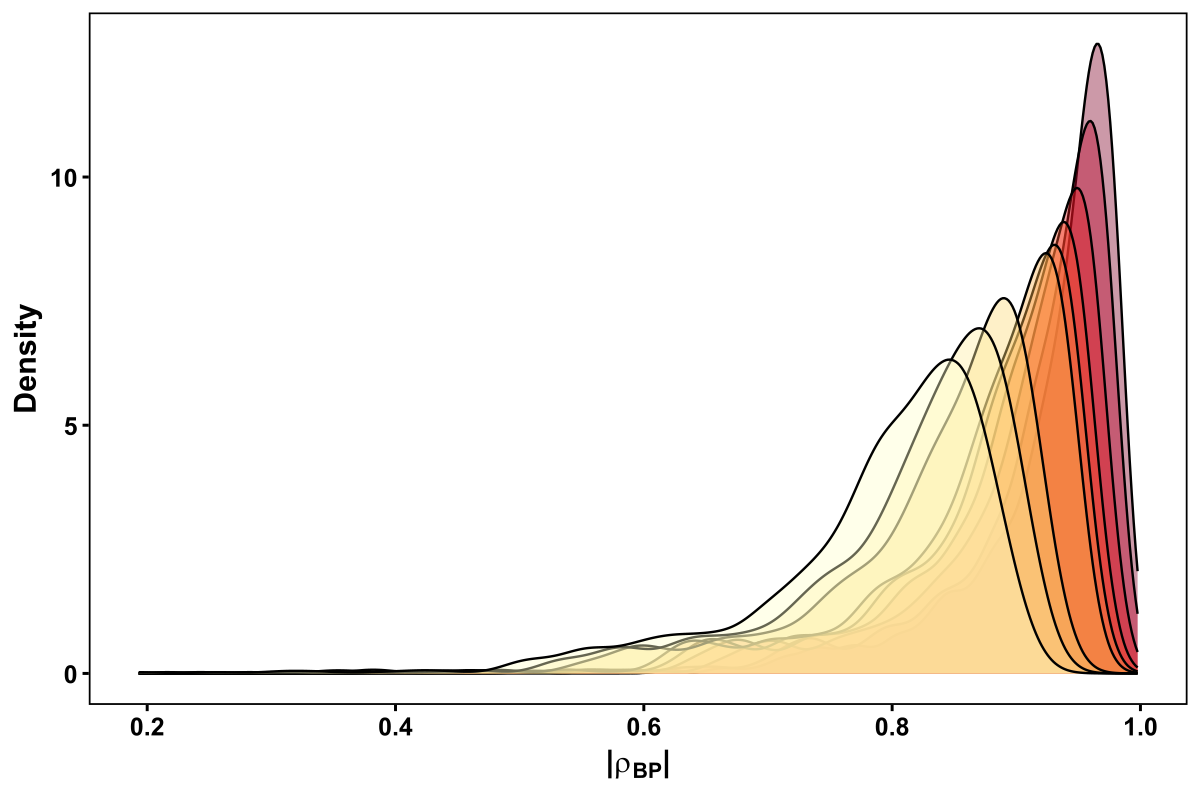

R code for this plot:
# ==============================================================================
# SCRIPT: Protein_Correlation_Density_BDL.R
# OBJECTIVE: Quantify the 'Correlatability' of the protein landscape.
#            Calculate the distribution of Top N absolute correlations (|r|)
#            among 943 proteins in the BDL dataset.
# ==============================================================================

library(data.table)
library(ggplot2)
library(gridExtra)

# 1. LOAD DATA
# -------------------------------------------------------------------------
print("Loading BDL data...")
load("C:/Users/ngoune/Documents/Projet I/Protein_Modeling_share/Cross_Data_Analysis/DTccl4_DT_LCPM_Gene_Protein_full.RData")
#load("C:/Users/ngoune/Documents/Projet I/Protein_Modeling_share/Cross_Data_Analysis/Funktionen_Merged_Data/Batch_corrected_data/DTccl4_DT_LCPM_BatchCorrected_3_Groups.RData")
BDL_DT <- DTccl4_DT_LCPM[is.na(TreatmentTime)] # BDL samples have NA TreatmentTime
#BDL_DT <- Full_DT[is.na(TreatmentTime)] # BDL samples have NA TreatmentTime

#sub_dt <- BDL_DT[Treatment %in% c("BDL", "control")]

# Create a mapping for ProteinID (Uniprot Accessions)
#protein_map <- unique(sub_dt[, .(GeneProtein, ProteinID)])
protein_map <- unique(BDL_DT[, .(GeneProtein, ProteinID)])
setkey(protein_map, GeneProtein)

# 2. PREPARE MATRIX (943 Proteins x 12 Samples)
# -------------------------------------------------------------------------
#dat_wide <- dcast(sub_dt, GeneProtein ~ MiceInfo, value.var = "ProteinIntensity") 
dat_wide <- dcast(BDL_DT, GeneProtein ~ MiceInfo, value.var = "ProteinIntensity") 
mat <- as.matrix(dat_wide[, -1, with = FALSE])
rownames(mat) <- dat_wide$GeneProtein

# Ensure no missing values for correlation
mat_clean <- na.omit(mat)
print(paste("Proteins analyzed:", nrow(mat_clean)))

# 3. COMPUTE CORRELATION MATRIX (Pearson)
# -------------------------------------------------------------------------
print("Calculating 943x943 correlation matrix...")
cor_mat <- cor(t(mat_clean), method = "pearson")
# Take absolute values to handle anti-correlations
abs_cor_mat <- abs(cor_mat)

# 4. EXTRACT TOP N CORRELS PER PROTEIN
# -------------------------------------------------------------------------
# Diagonal is 1.0 (self), so we must ignore it
diag(abs_cor_mat) <- 0 

extract_top_n_stats <- function(mat, n_val) {
  # Sort each row and pick the n-th largest value
  top_vals <- apply(mat, 1, function(x) {
    sorted_x <- sort(x, decreasing = TRUE)
    return(sorted_x[n_val])
  })
  return(data.table(Protein = names(top_vals), Max_R = top_vals, Tier = paste0("Top ", n_val)))
}

tiers <- c(1, 2, 5, 10, 15, 20, 50, 70, 100)
results_list <- lapply(tiers, function(n) extract_top_n_stats(abs_cor_mat, n))
combined_results <- rbindlist(results_list)

# 5. VISUALIZATION
# -------------------------------------------------------------------------
pdf_path <- "C:/Users/ngoune/Documents/Projet I/Protein_Modeling_share/New_Data/Protein_Correlation_Density_BDL.pdf"
cairo_pdf(pdf_path, width = 12, height = 8)

# Figure 1: Overlaid Densities (Clean for Figure 2 Master Plate)
p_dens <- ggplot(combined_results, aes(x = Max_R, fill = factor(Tier, levels = paste0("Top ", tiers)))) +
  geom_density(alpha = 0.4) +
  scale_fill_brewer(palette = "YlOrRd", direction = -1) +
  labs(title = NULL,
       x = expression(bold("|"*rho[BP]*"|")), 
       y = "Density",
       fill = "Correlation Rank") +
  theme_bw(base_size = 18) +
  theme(plot.title = element_blank(),
        axis.title = element_text(size = 22, face = "bold", color = "black"),
        axis.text = element_text(size = 18, face = "bold", color = "black"),
        axis.ticks = element_line(color = "black", linewidth = 1.0),
        panel.border = element_rect(color = "black", fill = NA, linewidth = 1.2),
        panel.grid.major = element_blank(),
        panel.grid.minor = element_blank(),
        legend.position = "none")

# Figure 2: Faceted View for Clarity
p_facet <- ggplot(combined_results, aes(x = Max_R, fill = Tier)) +
  geom_histogram(bins = 50, color = "white", linewidth = 0.1) +
  facet_wrap(~factor(Tier, levels = paste0("Top ", tiers)), scales = "free_y") +
  labs(title = "BDL",
       x = expression(Absolute~Correlation~Coefficient~(abs(rho[BP]))),
       y = "Frequency") +
  theme_minimal(base_size = 14) +
  theme(plot.title = element_text(face="bold", size=18, hjust = 0.5),
        axis.title = element_text(size = 16, face = "bold"),
        axis.text = element_text(size = 14, color = "black"),
        strip.text = element_text(size = 14, face = "bold"),
        legend.position = "none")

# Page 1: Overlaid Densities
print(p_dens)

# Page 2: Faceted Histograms
print(p_facet)

# -------------------------------------------------------------------------
# 6. GLOBAL CENTRALITY (MASTER DRIVERS)
# -------------------------------------------------------------------------
# Identify proteins that correlate well with EVERYTHING
centrality_stats <- data.table(
  GeneProtein = rownames(abs_cor_mat),
  Min_Abs_R   = apply(abs_cor_mat, 1, min),
  Mean_Abs_R  = apply(abs_cor_mat, 1, mean),
  Thresh_80pct = apply(abs_cor_mat, 1, function(x) quantile(x, probs = 0.20)),
  Thresh_90pct = apply(abs_cor_mat, 1, function(x) quantile(x, probs = 0.10))
)

# Merge with IDs for plotting
centrality_stats <- merge(centrality_stats, protein_map, by = "GeneProtein")
setnames(centrality_stats, "ProteinID", "Protein")

# Page 3: Top 10 Master Proteins (saved) and Top 30 Master Proteins (plotted)
top_10_min <- centrality_stats[order(-Min_Abs_R)][1:10] #10
top_30_min <- centrality_stats[order(-Min_Abs_R)][1:30]

p_top_min <- ggplot(top_30_min, aes(x = reorder(Protein, Min_Abs_R), y = Min_Abs_R)) +
  geom_bar(stat = "identity", fill = "purple") +
  coord_flip() +
  labs(title = "BDL",
       x = "Protein", y = expression(Minimum~abs(rho[BP]))) +
  theme_minimal(base_size = 14) +
  theme(plot.title = element_text(face="bold", size=18, hjust = 0.5),
        axis.title = element_text(size = 16, face = "bold"),
        axis.text = element_text(size = 14, color = "black"))

# Page 3: Top 50 Master Proteins (Mean |rho_BP|)
top_50_mean <- centrality_stats[order(-Mean_Abs_R)][1:50]

p_top_mean <- ggplot(top_50_mean, aes(x = reorder(Protein, Mean_Abs_R), y = Mean_Abs_R)) +
  geom_bar(stat = "identity", fill = "darkgreen") +
  coord_flip() +
  labs(title = "BDL",
       x = "Protein", y = expression(Mean~abs(rho[BP]))) +
  theme_minimal(base_size = 14) +
  theme(plot.title = element_text(face="bold", size=18, hjust = 0.5),
        axis.title = element_text(size = 16, face = "bold"),
        axis.text.y = element_text(size = 8.5, color = "black"),
        axis.text.x = element_text(size = 12, color = "black"))

# Print Page 3 (Top 50 Hubs)
print(p_top_mean)

# Page 4: Top 50 Mastery (80% Coverage)
top_50_80pct <- centrality_stats[order(-Thresh_80pct)][1:50]

p_top_80 <- ggplot(top_50_80pct, aes(x = reorder(Protein, Thresh_80pct), y = Thresh_80pct)) +
  geom_bar(stat = "identity", fill = "orange") +
  coord_flip() +
  labs(title = "BDL",
       x = "Protein", y = expression(Threshold~abs(rho[BP])~(80*'% Coverage'))) +
  theme_minimal(base_size = 14) +
  theme(plot.title = element_text(face="bold", size=18, hjust = 0.5),
        axis.title = element_text(size = 16, face = "bold"),
        axis.text.y = element_text(size = 8.5, color = "black"),
        axis.text.x = element_text(size = 12, color = "black"))

# Page 5: Top 50 Mastery (90% Coverage)
top_50_90pct <- centrality_stats[order(-Thresh_90pct)][1:50]

p_top_90 <- ggplot(top_50_90pct, aes(x = reorder(Protein, Thresh_90pct), y = Thresh_90pct)) +
  geom_bar(stat = "identity", fill = "brown") +
  coord_flip() +
  labs(title = "BDL",
       x = "Protein", y = expression(Threshold~abs(rho[BP])~(90*'% Coverage'))) +
  theme_minimal(base_size = 14) +
  theme(plot.title = element_text(face="bold", size=18, hjust = 0.5),
        axis.title = element_text(size = 16, face = "bold"),
        axis.text.y = element_text(size = 8.5, color = "black"),
        axis.text.x = element_text(size = 12, color = "black"))

# Print Page 4 (Top 50 Mastery 80% Coverage)
print(p_top_80)

# Print Page 5 (Top 50 Mastery 90% Coverage)
print(p_top_90)

dev.off()

#rdata_path <- "C:/Users/ngoune/Documents/Projet I/Protein_Modeling_share/New_Data/Top10_Mastery_Hubs_Protein_BDL_Raw.RData"
#save(top_10_mean, top_10_80pct, top_10_90pct, file = rdata_path)



top_10_mean  <- centrality_stats[order(-Mean_Abs_R)][1:10]
top_10_80pct <- centrality_stats[order(-Thresh_80pct)][1:10]
top_10_90pct <- centrality_stats[order(-Thresh_90pct)][1:10]

rdata_path <- "C:/Users/ngoune/Documents/Projet I/Protein_Modeling_share/New_Data/Top10_Mastery_Hubs_Protein_BDL_Batch.RData"
save(top_10_mean, top_10_80pct, top_10_90pct, file = rdata_path)



# rdata_path <- "C:/Users/ngoune/Documents/Projet I/Protein_Modeling_share/New_Data/Top30_Mastery_Hubs_BDL_Batch_Full.RData"
# save(top_30_mean, top_30_80pct, top_30_90pct, file = rdata_path)
# print(paste("Saved Top 30 RData to:", rdata_path))

# rdata_path <- "C:/Users/ngoune/Documents/Projet I/Protein_Modeling_share/New_Data/Top30_Mastery_Hubs_BDL_Batch_Subset.RData"
# save(top_30_mean, top_30_80pct, top_30_90pct, file = rdata_path)
# print(paste("Saved Top 30 RData to:", rdata_path))


# rdata_path <- "C:/Users/ngoune/Documents/Projet I/Protein_Modeling_share/New_Data/Top30_Mastery_Hubs_BDL_Full.RData"
# save(top_30_mean, top_30_80pct, top_30_90pct, file = rdata_path)
# print(paste("Saved Top 30 RData to:", rdata_path))

# rdata_path <- "C:/Users/ngoune/Documents/Projet I/Protein_Modeling_share/New_Data/Top30_Mastery_Hubs_BDL_Subset.RData"
# save(top_30_mean, top_30_80pct, top_30_90pct, file = rdata_path)
# print(paste("Saved Top 30 RData to:", rdata_path))

print(paste("SUCCESS! BDL Correlation Density & Centrality report saved to:", pdf_path))



# ==============================================================================
# OPTION 3: MERGED DATASET MASTERY HUB PROTEINS CALCULATION (Darwin's addition)
# ==============================================================================
# This section calculates the Top 10 Mastery Hubs directly on the combined
# BDL + CCl4 merged dataset (after ComBat batch correction) so they can be
# used for Procedure 3 (merged data modeling).

print("Loading Merged Batch-Corrected dataset...")
load("C:/Users/ngoune/Documents/Projet I/Protein_Modeling_share/New_Data/DTccl4_DT_LCPM_BatchCorrected_3_Groups.RData")
Full_DT <- as.data.table(Full_DT)

# Use ComBat corrected values for protein intensities
Full_DT$ProteinIntensity <- Full_DT$ComBat_Protein_Raw

# Identify the 943 core overlap proteins in the merged dataset
prot_bdl <- unique(Full_DT[Treatment %in% c("BDL", "control", "BDL_ASBTi"), GeneProtein])
prot_ccl4 <- unique(Full_DT[Treatment %in% c("ccl4", "oil"), GeneProtein])
core_merged_proteins <- intersect(prot_bdl, prot_ccl4)

Full_DT_core <- Full_DT[GeneProtein %in% core_merged_proteins]

# Create a mapping for ProteinID (Uniprot Accessions)
protein_map_merged <- unique(Full_DT_core[, .(GeneProtein, ProteinID)])
setkey(protein_map_merged, GeneProtein)

# Prepare Matrix (943 Proteins x all mice in merged dataset)
dat_wide_merged <- dcast(Full_DT_core, GeneProtein ~ MiceInfo, value.var = "ProteinIntensity")
mat_merged <- as.matrix(dat_wide_merged[, -1, with = FALSE])
rownames(mat_merged) <- dat_wide_merged$GeneProtein

# Omit missing values for correlation (excluding mice with no protein data)
non_empty_cols_merged <- colnames(mat_merged)[colSums(!is.na(mat_merged)) > 0]
mat_merged_valid <- mat_merged[, non_empty_cols_merged, drop = FALSE]
mat_merged_clean <- na.omit(mat_merged_valid)
print(paste("Merged Proteins analyzed:", nrow(mat_merged_clean)))

# Compute Correlation Matrix (Pearson)
print("Calculating 943x943 merged correlation matrix...")
cor_mat_merged <- cor(t(mat_merged_clean), method = "pearson")
abs_cor_mat_merged <- abs(cor_mat_merged)
diag(abs_cor_mat_merged) <- 0

# Compute Centrality Statistics
print("Calculating merged centrality statistics...")
centrality_stats_merged <- data.table(
  GeneProtein = rownames(abs_cor_mat_merged),
  Min_Abs_R   = apply(abs_cor_mat_merged, 1, min),
  Mean_Abs_R  = apply(abs_cor_mat_merged, 1, mean),
  Thresh_80pct = apply(abs_cor_mat_merged, 1, function(x) quantile(x, probs = 0.20)),
  Thresh_90pct = apply(abs_cor_mat_merged, 1, function(x) quantile(x, probs = 0.10))
)

centrality_stats_merged <- merge(centrality_stats_merged, protein_map_merged, by = "GeneProtein")
setnames(centrality_stats_merged, "ProteinID", "Protein")

# Extract Top 10 Mastery Hubs
top_10_mean  <- centrality_stats_merged[order(-Mean_Abs_R)][1:10]
top_10_80pct <- centrality_stats_merged[order(-Thresh_80pct)][1:10]
top_10_90pct <- centrality_stats_merged[order(-Thresh_90pct)][1:10]

# Save Merged Mastery RData file
merged_rdata_path <- "C:/Users/ngoune/Documents/Projet I/Protein_Modeling_share/New_Data/Top10_Mastery_Hubs_Protein_Merged_Batch.RData"
save(top_10_mean, top_10_80pct, top_10_90pct, file = merged_rdata_path)

print(paste("SUCCESS! Merged Mastery Hubs saved to:", merged_rdata_path))
print("Selected Top 10 Merged Mastery Hubs (80% Coverage threshold):")
print(top_10_80pct[, .(Protein, Thresh_80pct)])


# ==============================================================================
# BATCH-CORRECTED BDL & CCL4 MASTERY HUB PROTEINS CALCULATION (Darwin's addition)
# ==============================================================================
# This section calculates the Top 10 Mastery Hubs for BDL and CCL4 separately
# using the batch-corrected dataset (Full_DT with ComBat_Protein_Raw).
# This corrects the original bug where BDL_Batch and CCL4_Batch files were
# calculated on raw, uncorrected data.

# A. BDL BATCH-CORRECTED HUBS
print("\nCalculating BDL batch-corrected centrality statistics...")
BDL_DT_batch <- Full_DT_core[is.na(TreatmentTime)] # BDL has NA TreatmentTime

dat_wide_bdl_batch <- dcast(BDL_DT_batch, GeneProtein ~ MiceInfo, value.var = "ProteinIntensity")
mat_bdl_batch <- as.matrix(dat_wide_bdl_batch[, -1, with = FALSE])
rownames(mat_bdl_batch) <- dat_wide_bdl_batch$GeneProtein

non_empty_cols_bdl_batch <- colnames(mat_bdl_batch)[colSums(!is.na(mat_bdl_batch)) > 0]
mat_bdl_batch_valid <- mat_bdl_batch[, non_empty_cols_bdl_batch, drop = FALSE]
mat_bdl_batch_clean <- na.omit(mat_bdl_batch_valid)
print(paste("BDL Batch Proteins analyzed:", nrow(mat_bdl_batch_clean)))

cor_mat_bdl <- cor(t(mat_bdl_batch_clean), method = "pearson")
abs_cor_mat_bdl <- abs(cor_mat_bdl)
diag(abs_cor_mat_bdl) <- 0

centrality_stats_bdl <- data.table(
  GeneProtein = rownames(abs_cor_mat_bdl),
  Min_Abs_R   = apply(abs_cor_mat_bdl, 1, min),
  Mean_Abs_R  = apply(abs_cor_mat_bdl, 1, mean),
  Thresh_80pct = apply(abs_cor_mat_bdl, 1, function(x) quantile(x, probs = 0.20)),
  Thresh_90pct = apply(abs_cor_mat_bdl, 1, function(x) quantile(x, probs = 0.10))
)
centrality_stats_bdl <- merge(centrality_stats_bdl, protein_map_merged, by = "GeneProtein")
setnames(centrality_stats_bdl, "ProteinID", "Protein")

top_10_mean_bdl  <- centrality_stats_bdl[order(-Mean_Abs_R)][1:10]
top_10_80pct_bdl <- centrality_stats_bdl[order(-Thresh_80pct)][1:10]
top_10_90pct_bdl <- centrality_stats_bdl[order(-Thresh_90pct)][1:10]

# Assign to target names and save
top_10_mean  <- top_10_mean_bdl
top_10_80pct <- top_10_80pct_bdl
top_10_90pct <- top_10_90pct_bdl

bdl_rdata_path <- "C:/Users/ngoune/Documents/Projet I/Protein_Modeling_share/New_Data/Top10_Mastery_Hubs_Protein_BDL_Batch.RData"
save(top_10_mean, top_10_80pct, top_10_90pct, file = bdl_rdata_path)
print(paste("SUCCESS! BDL Batch-Corrected Mastery Hubs saved to:", bdl_rdata_path))


# B. CCL4 BATCH-CORRECTED HUBS
print("\nCalculating CCL4 batch-corrected centrality statistics...")
CCL4_DT_batch <- Full_DT_core[!is.na(TreatmentTime)] # CCL4 has non-NA TreatmentTime

dat_wide_ccl4_batch <- dcast(CCL4_DT_batch, GeneProtein ~ MiceInfo, value.var = "ProteinIntensity")
mat_ccl4_batch <- as.matrix(dat_wide_ccl4_batch[, -1, with = FALSE])
rownames(mat_ccl4_batch) <- dat_wide_ccl4_batch$GeneProtein

non_empty_cols_ccl4_batch <- colnames(mat_ccl4_batch)[colSums(!is.na(mat_ccl4_batch)) > 0]
mat_ccl4_batch_valid <- mat_ccl4_batch[, non_empty_cols_ccl4_batch, drop = FALSE]
mat_ccl4_batch_clean <- na.omit(mat_ccl4_batch_valid)
print(paste("CCL4 Batch Proteins analyzed:", nrow(mat_ccl4_batch_clean)))

cor_mat_ccl4 <- cor(t(mat_ccl4_batch_clean), method = "pearson")
abs_cor_mat_ccl4 <- abs(cor_mat_ccl4)
diag(abs_cor_mat_ccl4) <- 0

centrality_stats_ccl4 <- data.table(
  GeneProtein = rownames(abs_cor_mat_ccl4),
  Min_Abs_R   = apply(abs_cor_mat_ccl4, 1, min),
  Mean_Abs_R  = apply(abs_cor_mat_ccl4, 1, mean),
  Thresh_80pct = apply(abs_cor_mat_ccl4, 1, function(x) quantile(x, probs = 0.20)),
  Thresh_90pct = apply(abs_cor_mat_ccl4, 1, function(x) quantile(x, probs = 0.10))
)
centrality_stats_ccl4 <- merge(centrality_stats_ccl4, protein_map_merged, by = "GeneProtein")
setnames(centrality_stats_ccl4, "ProteinID", "Protein")

top_10_mean_ccl4  <- centrality_stats_ccl4[order(-Mean_Abs_R)][1:10]
top_10_80pct_ccl4 <- centrality_stats_ccl4[order(-Thresh_80pct)][1:10]
top_10_90pct_ccl4 <- centrality_stats_ccl4[order(-Thresh_90pct)][1:10]

# Assign to target names and save
top_10_mean  <- top_10_mean_ccl4
top_10_80pct <- top_10_80pct_ccl4
top_10_90pct <- top_10_90pct_ccl4

ccl4_rdata_path <- "C:/Users/ngoune/Documents/Projet I/Protein_Modeling_share/New_Data/Top10_Mastery_Hubs_Protein_CCL4_Batch.RData"
save(top_10_mean, top_10_80pct, top_10_90pct, file = ccl4_rdata_path)
print(paste("SUCCESS! CCL4 Batch-Corrected Mastery Hubs saved to:", ccl4_rdata_path))


# ==============================================================================
# RAW (UNCORRECTED) BDL, CCL4 & MERGED MASTERY HUB PROTEINS CALCULATION
# ==============================================================================
# This section calculates the Top 10 Mastery Hubs for BDL, CCL4, and Merged
# separately using the raw uncorrected dataset (DTccl4_DT_LCPM).

print("\nLoading Raw Uncorrected dataset...")
load("C:/Users/ngoune/Documents/Projet I/Protein_Modeling_share/Cross_Data_Analysis/DTccl4_DT_LCPM_Gene_Protein_full.RData")
DT_raw <- as.data.table(DTccl4_DT_LCPM)

# Identify the 943 core overlap proteins in the raw dataset
prot_bdl_raw <- unique(DT_raw[Treatment %in% c("BDL", "control", "BDL_ASBTi"), GeneProtein])
prot_ccl4_raw <- unique(DT_raw[Treatment %in% c("ccl4", "oil"), GeneProtein])
core_raw_proteins <- intersect(prot_bdl_raw, prot_ccl4_raw)

DT_raw_core <- DT_raw[GeneProtein %in% core_raw_proteins]

# Create a mapping for ProteinID (Uniprot Accessions)
protein_map_raw <- unique(DT_raw_core[, .(GeneProtein, ProteinID)])
setkey(protein_map_raw, GeneProtein)

# A. BDL RAW HUBS
print("Calculating BDL raw centrality statistics...")
BDL_DT_raw <- DT_raw_core[is.na(TreatmentTime)]

dat_wide_bdl_raw <- dcast(BDL_DT_raw, GeneProtein ~ MiceInfo, value.var = "ProteinIntensity")
mat_bdl_raw <- as.matrix(dat_wide_bdl_raw[, -1, with = FALSE])
rownames(mat_bdl_raw) <- dat_wide_bdl_raw$GeneProtein

non_empty_cols_bdl_raw <- colnames(mat_bdl_raw)[colSums(!is.na(mat_bdl_raw)) > 0]
mat_bdl_raw_valid <- mat_bdl_raw[, non_empty_cols_bdl_raw, drop = FALSE]
mat_bdl_raw_clean <- na.omit(mat_bdl_raw_valid)
print(paste("BDL Raw Proteins analyzed:", nrow(mat_bdl_raw_clean)))

cor_mat_bdl_raw <- cor(t(mat_bdl_raw_clean), method = "pearson")
abs_cor_mat_bdl_raw <- abs(cor_mat_bdl_raw)
diag(abs_cor_mat_bdl_raw) <- 0

centrality_stats_bdl_raw <- data.table(
  GeneProtein = rownames(abs_cor_mat_bdl_raw),
  Min_Abs_R   = apply(abs_cor_mat_bdl_raw, 1, min),
  Mean_Abs_R  = apply(abs_cor_mat_bdl_raw, 1, mean),
  Thresh_80pct = apply(abs_cor_mat_bdl_raw, 1, function(x) quantile(x, probs = 0.20)),
  Thresh_90pct = apply(abs_cor_mat_bdl_raw, 1, function(x) quantile(x, probs = 0.10))
)
centrality_stats_bdl_raw <- merge(centrality_stats_bdl_raw, protein_map_raw, by = "GeneProtein")
setnames(centrality_stats_bdl_raw, "ProteinID", "Protein")

top_10_mean_bdl_raw  <- centrality_stats_bdl_raw[order(-Mean_Abs_R)][1:10]
top_10_80pct_bdl_raw <- centrality_stats_bdl_raw[order(-Thresh_80pct)][1:10]
top_10_90pct_bdl_raw <- centrality_stats_bdl_raw[order(-Thresh_90pct)][1:10]

top_10_mean  <- top_10_mean_bdl_raw
top_10_80pct <- top_10_80pct_bdl_raw
top_10_90pct <- top_10_90pct_bdl_raw

bdl_raw_rdata_path <- "C:/Users/ngoune/Documents/Projet I/Protein_Modeling_share/New_Data/Top10_Mastery_Hubs_Protein_BDL_Raw.RData"
save(top_10_mean, top_10_80pct, top_10_90pct, file = bdl_raw_rdata_path)
print(paste("SUCCESS! BDL Raw Mastery Hubs saved to:", bdl_raw_rdata_path))


# B. CCL4 RAW HUBS
print("Calculating CCL4 raw centrality statistics...")
CCL4_DT_raw <- DT_raw_core[!is.na(TreatmentTime)]

dat_wide_ccl4_raw <- dcast(CCL4_DT_raw, GeneProtein ~ MiceInfo, value.var = "ProteinIntensity")
mat_ccl4_raw <- as.matrix(dat_wide_ccl4_raw[, -1, with = FALSE])
rownames(mat_ccl4_raw) <- dat_wide_ccl4_raw$GeneProtein

non_empty_cols_ccl4_raw <- colnames(mat_ccl4_raw)[colSums(!is.na(mat_ccl4_raw)) > 0]
mat_ccl4_raw_valid <- mat_ccl4_raw[, non_empty_cols_ccl4_raw, drop = FALSE]
mat_ccl4_raw_clean <- na.omit(mat_ccl4_raw_valid)
print(paste("CCL4 Raw Proteins analyzed:", nrow(mat_ccl4_raw_clean)))

cor_mat_ccl4_raw <- cor(t(mat_ccl4_raw_clean), method = "pearson")
abs_cor_mat_ccl4_raw <- abs(cor_mat_ccl4_raw)
diag(abs_cor_mat_ccl4_raw) <- 0

centrality_stats_ccl4_raw <- data.table(
  GeneProtein = rownames(abs_cor_mat_ccl4_raw),
  Min_Abs_R   = apply(abs_cor_mat_ccl4_raw, 1, min),
  Mean_Abs_R  = apply(abs_cor_mat_ccl4_raw, 1, mean),
  Thresh_80pct = apply(abs_cor_mat_ccl4_raw, 1, function(x) quantile(x, probs = 0.20)),
  Thresh_90pct = apply(abs_cor_mat_ccl4_raw, 1, function(x) quantile(x, probs = 0.10))
)
centrality_stats_ccl4_raw <- merge(centrality_stats_ccl4_raw, protein_map_raw, by = "GeneProtein")
setnames(centrality_stats_ccl4_raw, "ProteinID", "Protein")

top_10_mean_ccl4_raw  <- centrality_stats_ccl4_raw[order(-Mean_Abs_R)][1:10]
top_10_80pct_ccl4_raw <- centrality_stats_ccl4_raw[order(-Thresh_80pct)][1:10]
top_10_90pct_ccl4_raw <- centrality_stats_ccl4_raw[order(-Thresh_90pct)][1:10]

top_10_mean  <- top_10_mean_ccl4_raw
top_10_80pct <- top_10_80pct_ccl4_raw
top_10_90pct <- top_10_90pct_ccl4_raw

ccl4_raw_rdata_path <- "C:/Users/ngoune/Documents/Projet I/Protein_Modeling_share/New_Data/Top10_Mastery_Hubs_Protein_CCL4_Raw.RData"
save(top_10_mean, top_10_80pct, top_10_90pct, file = ccl4_raw_rdata_path)
print(paste("SUCCESS! CCL4 Raw Mastery Hubs saved to:", ccl4_raw_rdata_path))


# C. MERGED RAW HUBS
print("Calculating Merged raw centrality statistics...")
Merged_DT_raw <- DT_raw_core

dat_wide_merged_raw <- dcast(Merged_DT_raw, GeneProtein ~ MiceInfo, value.var = "ProteinIntensity")
mat_merged_raw <- as.matrix(dat_wide_merged_raw[, -1, with = FALSE])
rownames(mat_merged_raw) <- dat_wide_merged_raw$GeneProtein

non_empty_cols_merged_raw <- colnames(mat_merged_raw)[colSums(!is.na(mat_merged_raw)) > 0]
mat_merged_raw_valid <- mat_merged_raw[, non_empty_cols_merged_raw, drop = FALSE]
mat_merged_raw_clean <- na.omit(mat_merged_raw_valid)
print(paste("Merged Raw Proteins analyzed:", nrow(mat_merged_raw_clean)))

cor_mat_merged_raw <- cor(t(mat_merged_raw_clean), method = "pearson")
abs_cor_mat_merged_raw <- abs(cor_mat_merged_raw)
diag(abs_cor_mat_merged_raw) <- 0

centrality_stats_merged_raw <- data.table(
  GeneProtein = rownames(abs_cor_mat_merged_raw),
  Min_Abs_R   = apply(abs_cor_mat_merged_raw, 1, min),
  Mean_Abs_R  = apply(abs_cor_mat_merged_raw, 1, mean),
  Thresh_80pct = apply(abs_cor_mat_merged_raw, 1, function(x) quantile(x, probs = 0.20)),
  Thresh_90pct = apply(abs_cor_mat_merged_raw, 1, function(x) quantile(x, probs = 0.10))
)
centrality_stats_merged_raw <- merge(centrality_stats_merged_raw, protein_map_raw, by = "GeneProtein")
setnames(centrality_stats_merged_raw, "ProteinID", "Protein")

top_10_mean_merged_raw  <- centrality_stats_merged_raw[order(-Mean_Abs_R)][1:10]
top_10_80pct_merged_raw <- centrality_stats_merged_raw[order(-Thresh_80pct)][1:10]
top_10_90pct_merged_raw <- centrality_stats_merged_raw[order(-Thresh_90pct)][1:10]

top_10_mean  <- top_10_mean_merged_raw
top_10_80pct <- top_10_80pct_merged_raw
top_10_90pct <- top_10_90pct_merged_raw

merged_raw_rdata_path <- "C:/Users/ngoune/Documents/Projet I/Protein_Modeling_share/New_Data/Top10_Mastery_Hubs_Protein_Merged_Raw.RData"
save(top_10_mean, top_10_80pct, top_10_90pct, file = merged_raw_rdata_path)
print(paste("SUCCESS! Merged Raw Mastery Hubs saved to:", merged_raw_rdata_path))
